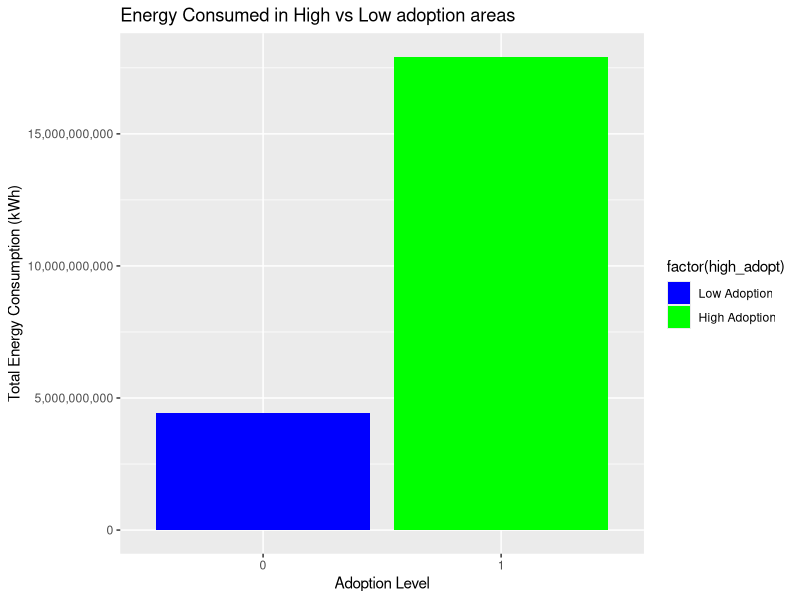

This figure's R source:
## ---- chunk 1

## ---- chunk 2
library(dplyr)
library(readr)
library(ggplot2)
## ---- chunk 3
getwd()

Pec_1 <- read.csv("Data/Raw_Data/PEC-1 (1).csv")
head(Pec_1)
## ---- chunk 4
#grouped and calculated to total kWh for low consumption areas and High consumption areas.
summary_data <-Pec_1 %>%
  group_by(high_adopt) %>%
  summarise(total_kwh=sum(kwh_total))

str(summary_data)
summary_data$total_kwh <- as.numeric(summary_data$total_kwh)
## ---- chunk 5

#created bar chart to visulaize
ggplot(summary_data, aes(x = factor(high_adopt), y = total_kwh, fill = factor(high_adopt))) +
  geom_bar(stat = "identity") + #"identify" is used for data when already summed
  labs(x = "Adoption Level",  y = "Total Energy Consumption (kWh)",  title = "Energy Consumed in High vs Low adoption areas") +
      scale_y_continuous(labels = scales::comma)+#stops scientific notation from showing on chart
  scale_fill_manual(values= c("0" ="blue", "1" ="green"),
                    labels = c("Low Adoption","High Adoption"))
